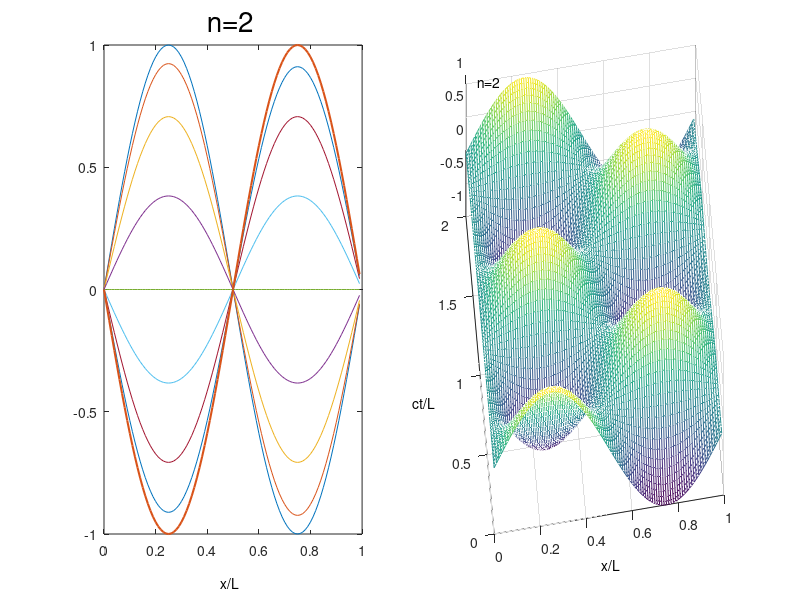

MATLAB code for this plot:
 n=2

x1=0:0.01:0.99;
y=sin(n.*pi.*x1).*cos(n.*pi.*0.0);
y2=sin(n.*pi.*x1).*cos(n.*pi.*0.0625);
y3=sin(n.*pi.*x1).*cos(n.*pi.*0.125);
y4=sin(n.*pi.*x1).*cos(n.*pi.*0.1875);
y5=sin(n.*pi.*x1).*cos(n.*pi.*0.25);
y6=sin(n.*pi.*x1).*cos(n.*pi.*0.3125);
y7=sin(n.*pi.*x1).*cos(n.*pi.*0.375);
y8=sin(n.*pi.*x1).*cos(n.*pi.*0.4325);
y9=sin(n.*pi.*x1).*cos(n.*pi.*0.50);
subplot(1,2,1), plot(x1,y,x1,y2,x1,y3,x1,y4,x1,y5,x1,y6,x1,y7,x1,y8,x1,y9,'linewidth',1.5)
text(.4,1.1,'n=2','fontsize',20)
text(.45,-1.2,'x/L')

x=0:0.01:0.99;
t=0:0.02:1.99;
[X,T]=meshgrid(x,t);
U=sin(n.*pi.*X).*cos(n.*pi.*T);
subplot(1,2,2), mesh(x,t,U)
view(-7,67.5)
text(0.05,2,1,'n=2')
text(.45,-.3,-1,'x/L')
text(-.3,.9,-1,'ct/L')
